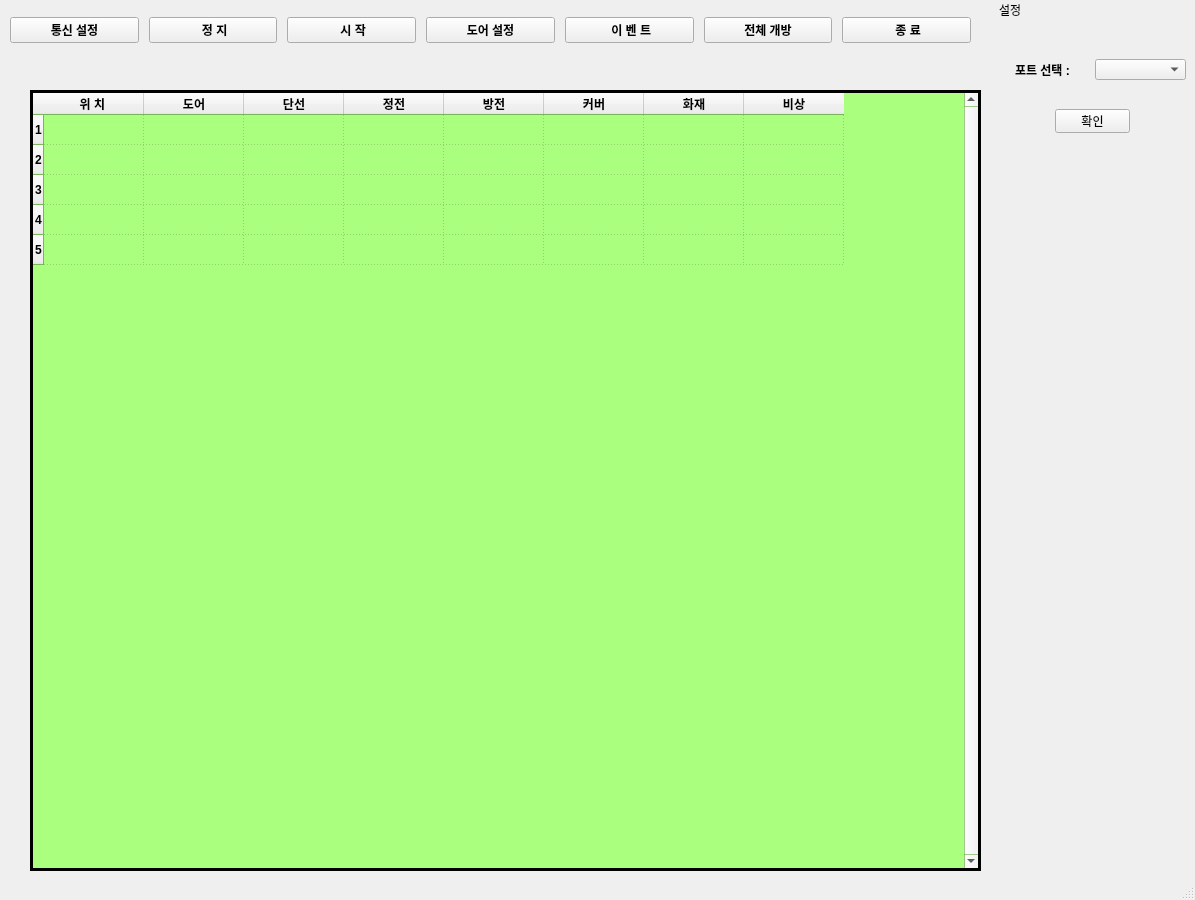
<?xml version="1.0" encoding="UTF-8"?>
<ui version="4.0">
 <class>MainWindow</class>
 <widget class="QMainWindow" name="MainWindow">
  <property name="enabled">
   <bool>true</bool>
  </property>
  <property name="geometry">
   <rect>
    <x>0</x>
    <y>0</y>
    <width>1195</width>
    <height>900</height>
   </rect>
  </property>
  <property name="sizePolicy">
   <sizepolicy hsizetype="Preferred" vsizetype="Preferred">
    <horstretch>0</horstretch>
    <verstretch>0</verstretch>
   </sizepolicy>
  </property>
  <property name="windowTitle">
   <string>비상문 모니터링 시스템</string>
  </property>
  <property name="windowIcon">
   <iconset resource="emrdoor_imag.qrc">
    <normaloff>:/image/image/server_setting.png</normaloff>:/image/image/server_setting.png</iconset>
  </property>
  <property name="documentMode">
   <bool>false</bool>
  </property>
  <widget class="QWidget" name="centralwidget">
   <widget class="QWidget" name="horizontalLayoutWidget">
    <property name="geometry">
     <rect>
      <x>0</x>
      <y>0</y>
      <width>981</width>
      <height>61</height>
     </rect>
    </property>
    <layout class="QHBoxLayout" name="horizontalLayout">
     <property name="spacing">
      <number>10</number>
     </property>
     <property name="leftMargin">
      <number>10</number>
     </property>
     <property name="topMargin">
      <number>10</number>
     </property>
     <property name="rightMargin">
      <number>10</number>
     </property>
     <property name="bottomMargin">
      <number>10</number>
     </property>
     <item>
      <widget class="QPushButton" name="pushButton_3">
       <property name="font">
        <font>
         <bold>true</bold>
        </font>
       </property>
       <property name="text">
        <string>통신 설정</string>
       </property>
       <property name="icon">
        <iconset resource="emrdoor_imag.qrc">
         <normaloff>:/image/image/settings.png</normaloff>:/image/image/settings.png</iconset>
       </property>
       <property name="iconSize">
        <size>
         <width>32</width>
         <height>32</height>
        </size>
       </property>
      </widget>
     </item>
     <item>
      <widget class="QPushButton" name="pushButton_2">
       <property name="font">
        <font>
         <bold>true</bold>
        </font>
       </property>
       <property name="text">
        <string> 정 지</string>
       </property>
       <property name="icon">
        <iconset resource="emrdoor_imag.qrc">
         <normaloff>:/image/image/stop-button.png</normaloff>:/image/image/stop-button.png</iconset>
       </property>
       <property name="iconSize">
        <size>
         <width>32</width>
         <height>32</height>
        </size>
       </property>
      </widget>
     </item>
     <item>
      <widget class="QPushButton" name="pushButton">
       <property name="font">
        <font>
         <bold>true</bold>
        </font>
       </property>
       <property name="text">
        <string> 시 작</string>
       </property>
       <property name="icon">
        <iconset resource="emrdoor_imag.qrc">
         <normaloff>:/image/image/play-button.png</normaloff>:/image/image/play-button.png</iconset>
       </property>
       <property name="iconSize">
        <size>
         <width>32</width>
         <height>32</height>
        </size>
       </property>
      </widget>
     </item>
     <item>
      <widget class="QPushButton" name="pushButton_5">
       <property name="font">
        <font>
         <bold>true</bold>
        </font>
       </property>
       <property name="text">
        <string>도어 설정</string>
       </property>
       <property name="icon">
        <iconset resource="emrdoor_imag.qrc">
         <normaloff>:/image/image/free-icon-location-pin-8259448_processed.png</normaloff>:/image/image/free-icon-location-pin-8259448_processed.png</iconset>
       </property>
       <property name="iconSize">
        <size>
         <width>32</width>
         <height>32</height>
        </size>
       </property>
      </widget>
     </item>
     <item>
      <widget class="QPushButton" name="eventBt">
       <property name="font">
        <font>
         <bold>true</bold>
        </font>
       </property>
       <property name="text">
        <string> 이 벤 트</string>
       </property>
       <property name="icon">
        <iconset resource="emrdoor_imag.qrc">
         <normaloff>:/image/image/free-icon-log-file-format-8760478_processed.png</normaloff>:/image/image/free-icon-log-file-format-8760478_processed.png</iconset>
       </property>
       <property name="iconSize">
        <size>
         <width>32</width>
         <height>32</height>
        </size>
       </property>
      </widget>
     </item>
     <item>
      <widget class="QPushButton" name="OpenAllBt">
       <property name="font">
        <font>
         <bold>true</bold>
        </font>
       </property>
       <property name="text">
        <string>전체 개방</string>
       </property>
       <property name="icon">
        <iconset resource="emrdoor_imag.qrc">
         <normaloff>:/image/image/free-icon-door-9050998_processed.png</normaloff>:/image/image/free-icon-door-9050998_processed.png</iconset>
       </property>
       <property name="iconSize">
        <size>
         <width>32</width>
         <height>32</height>
        </size>
       </property>
      </widget>
     </item>
     <item>
      <widget class="QPushButton" name="ByeBt">
       <property name="font">
        <font>
         <bold>true</bold>
        </font>
       </property>
       <property name="text">
        <string> 종 료</string>
       </property>
       <property name="icon">
        <iconset resource="emrdoor_imag.qrc">
         <normaloff>:/image/image/free-icon-end-5129674_processed.png</normaloff>:/image/image/free-icon-end-5129674_processed.png</iconset>
       </property>
       <property name="iconSize">
        <size>
         <width>32</width>
         <height>32</height>
        </size>
       </property>
      </widget>
     </item>
    </layout>
   </widget>
   <widget class="QTableWidget" name="tableWidget">
    <property name="geometry">
     <rect>
      <x>30</x>
      <y>90</y>
      <width>951</width>
      <height>781</height>
     </rect>
    </property>
    <property name="minimumSize">
     <size>
      <width>951</width>
      <height>781</height>
     </size>
    </property>
    <property name="maximumSize">
     <size>
      <width>951</width>
      <height>781</height>
     </size>
    </property>
    <property name="palette">
     <palette>
      <active>
       <colorrole role="Base">
        <brush brushstyle="SolidPattern">
         <color alpha="255">
          <red>170</red>
          <green>255</green>
          <blue>127</blue>
         </color>
        </brush>
       </colorrole>
       <colorrole role="Window">
        <brush brushstyle="SolidPattern">
         <color alpha="255">
          <red>170</red>
          <green>255</green>
          <blue>127</blue>
         </color>
        </brush>
       </colorrole>
      </active>
      <inactive>
       <colorrole role="Base">
        <brush brushstyle="SolidPattern">
         <color alpha="255">
          <red>170</red>
          <green>255</green>
          <blue>127</blue>
         </color>
        </brush>
       </colorrole>
       <colorrole role="Window">
        <brush brushstyle="SolidPattern">
         <color alpha="255">
          <red>170</red>
          <green>255</green>
          <blue>127</blue>
         </color>
        </brush>
       </colorrole>
      </inactive>
      <disabled>
       <colorrole role="Base">
        <brush brushstyle="SolidPattern">
         <color alpha="255">
          <red>170</red>
          <green>255</green>
          <blue>127</blue>
         </color>
        </brush>
       </colorrole>
       <colorrole role="Window">
        <brush brushstyle="SolidPattern">
         <color alpha="255">
          <red>170</red>
          <green>255</green>
          <blue>127</blue>
         </color>
        </brush>
       </colorrole>
      </disabled>
     </palette>
    </property>
    <property name="font">
     <font>
      <bold>true</bold>
     </font>
    </property>
    <property name="frameShape">
     <enum>QFrame::Shape::Box</enum>
    </property>
    <property name="frameShadow">
     <enum>QFrame::Shadow::Plain</enum>
    </property>
    <property name="lineWidth">
     <number>3</number>
    </property>
    <property name="verticalScrollBarPolicy">
     <enum>Qt::ScrollBarPolicy::ScrollBarAlwaysOn</enum>
    </property>
    <property name="sizeAdjustPolicy">
     <enum>QAbstractScrollArea::SizeAdjustPolicy::AdjustIgnored</enum>
    </property>
    <property name="autoScrollMargin">
     <number>26</number>
    </property>
    <property name="editTriggers">
     <set>QAbstractItemView::EditTrigger::NoEditTriggers</set>
    </property>
    <property name="iconSize">
     <size>
      <width>4</width>
      <height>4</height>
     </size>
    </property>
    <property name="showGrid">
     <bool>true</bool>
    </property>
    <property name="gridStyle">
     <enum>Qt::PenStyle::DotLine</enum>
    </property>
    <property name="sortingEnabled">
     <bool>false</bool>
    </property>
    <property name="rowCount">
     <number>5</number>
    </property>
    <property name="columnCount">
     <number>8</number>
    </property>
    <attribute name="horizontalHeaderMinimumSectionSize">
     <number>38</number>
    </attribute>
    <row/>
    <row/>
    <row/>
    <row/>
    <row/>
    <column>
     <property name="text">
      <string>위 치 </string>
     </property>
    </column>
    <column>
     <property name="text">
      <string>도어</string>
     </property>
    </column>
    <column>
     <property name="text">
      <string>단선</string>
     </property>
    </column>
    <column>
     <property name="text">
      <string>정전</string>
     </property>
    </column>
    <column>
     <property name="text">
      <string>방전</string>
     </property>
    </column>
    <column>
     <property name="text">
      <string>커버</string>
     </property>
    </column>
    <column>
     <property name="text">
      <string>화재</string>
     </property>
    </column>
    <column>
     <property name="text">
      <string>비상</string>
     </property>
    </column>
   </widget>
   <zorder>tableWidget</zorder>
   <zorder>horizontalLayoutWidget</zorder>
  </widget>
  <widget class="QStatusBar" name="statusbar"/>
  <widget class="QDockWidget" name="dockWidget_2">
   <property name="enabled">
    <bool>true</bool>
   </property>
   <property name="sizePolicy">
    <sizepolicy hsizetype="Preferred" vsizetype="Preferred">
     <horstretch>0</horstretch>
     <verstretch>0</verstretch>
    </sizepolicy>
   </property>
   <property name="minimumSize">
    <size>
     <width>200</width>
     <height>150</height>
    </size>
   </property>
   <property name="maximumSize">
    <size>
     <width>200</width>
     <height>150</height>
    </size>
   </property>
   <property name="palette">
    <palette>
     <active/>
     <inactive/>
     <disabled/>
    </palette>
   </property>
   <property name="whatsThis">
    <string/>
   </property>
   <property name="accessibleName">
    <string/>
   </property>
   <property name="accessibleDescription">
    <string/>
   </property>
   <property name="autoFillBackground">
    <bool>false</bool>
   </property>
   <property name="styleSheet">
    <string notr="true">
dockWidget_2{background-color:green;}
</string>
   </property>
   <property name="floating">
    <bool>true</bool>
   </property>
   <property name="features">
    <set>QDockWidget::DockWidgetFeature::NoDockWidgetFeatures</set>
   </property>
   <property name="allowedAreas">
    <set>Qt::DockWidgetArea::NoDockWidgetArea</set>
   </property>
   <property name="windowTitle">
    <string>설정 </string>
   </property>
   <attribute name="dockWidgetArea">
    <number>2</number>
   </attribute>
   <widget class="QWidget" name="dockWidgetContents_2">
    <widget class="QComboBox" name="comboBox">
     <property name="geometry">
      <rect>
       <x>100</x>
       <y>40</y>
       <width>91</width>
       <height>21</height>
      </rect>
     </property>
    </widget>
    <widget class="QLabel" name="label_2">
     <property name="geometry">
      <rect>
       <x>20</x>
       <y>40</y>
       <width>61</width>
       <height>21</height>
      </rect>
     </property>
     <property name="font">
      <font>
       <bold>true</bold>
      </font>
     </property>
     <property name="text">
      <string>포트 선택 :</string>
     </property>
    </widget>
    <widget class="QPushButton" name="pushButton_4">
     <property name="geometry">
      <rect>
       <x>60</x>
       <y>90</y>
       <width>75</width>
       <height>24</height>
      </rect>
     </property>
     <property name="text">
      <string>확인</string>
     </property>
    </widget>
   </widget>
  </widget>
  <action name="actionConnect">
   <property name="text">
    <string>연결</string>
   </property>
  </action>
 </widget>
 <resources>
  <include location="emrdoor_imag.qrc"/>
 </resources>
 <connections/>
</ui>
